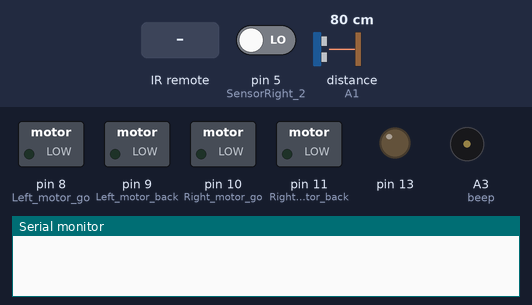
A sketch run on a simulated Arduino Uno, built with avr-gcc and run on an emulated ATmega328P. Shown: switched loads named in the sketch (green lamp = pin HIGH), output pins drawn as LEDs (lit = HIGH), buzzer (waves = sounding, pin HIGH), the last lines printed to the serial monitor. Wiring (inferred from the names in the program): servo: signal pin 2. Dashed ring = blinking. Inputs (shaded band) come from the test bench; at power-on: pin 5 (SensorRight_2) LOW, distance to the obstacle (sensor on A1) 80 cm. The echo pulse lasts 58.3 µs per cm; servo pulses on a pin are drawn as a servo (544–2400 µs = 0–180°); pins used as bus, display or sensor lines are not drawn.

Above: at 1.2 s.
1.3 s: infrared code 0x00FFE21D received
At 1.7 s:
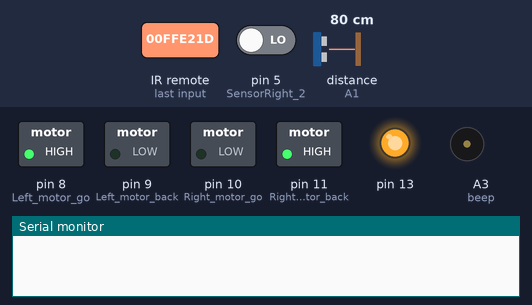
4.3 s: pin 5 (SensorRight_2) driven HIGH
At 5.8 s:
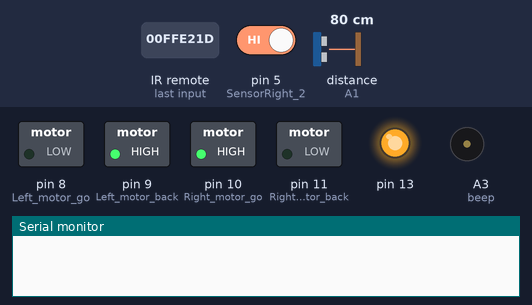
6.1 s: infrared code 0x00FFA25D received
At 7.0 s:
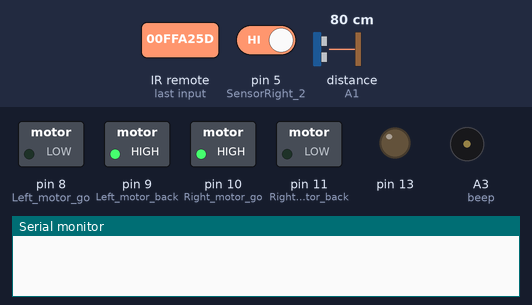
7.6 s: infrared code 0x00FFA857 received
9.1 s: pin 5 (SensorRight_2) driven LOW
At 9.5 s:
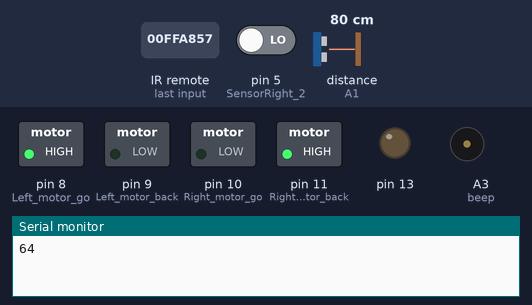
12.1 s: infrared code 0x00FFC23D received
At 13.4 s:
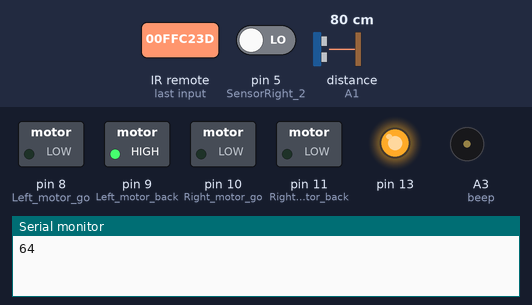
Timing chart, 0 to 16.1 s (numbered marks = the images above; inputs shaded):
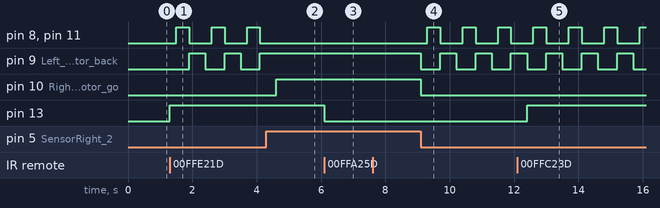

The sketch:

Remote_contorl.ino
```cpp
#include <IRremote.h>//包含红外库  关键点
#include <Metro.h>
int RECV_PIN = A4;//端口声明
IRrecv irrecv(RECV_PIN);
decode_results results;//结构声明
int on = 0;//标志位
unsigned long last = millis();
int Distance = 0;
int i=0;
int beepstate=0;
int avoidstate=0;
int arr[5];
const int SensorRight_2 = 5;     //中间红外避障传感器()
int Echo = A1;  // Echo回声脚(P2.0)
int Trig =A0;  //  Trig 触发脚(P2.1)
int SR_2;
int beep=A3;//定义蜂鸣器 数字A3 接口
char res[] = "0x00FF629D\r\n";
char temp;
char comdata[] = "";//字符串函数
int mark;

long run_car = 0x00FF629D;//按键CH
long back_car = 0x00FFA857;//按键+
long left_car = 0x00FF22DD;//按键<<
long right_car = 0x00FFC23D;//按键>||
long stop_car = 0x00FF02FD;//按键>>|
long left_turn = 0x00ffE01F;//按键-
long right_turn = 0x00FF906F;//按键EQ
long distance = 0x00FFA25D;//CH-
long avoid_type = 0x00FFE21D;//CH+
long beepalarm = 0x00FF6897;//0
long left_test = 0x00FF9867;//100+
long right_test = 0x00FFB04F;//200+
long front_test = 0x00FF30CF;//

boolean blink1State = false;   //定义 blink1State 为false状态
Metro blink1Metro = Metro(100);   //把 blink1Metro 实例化 Metro 对象 ，并设置间隔时间

boolean blink2State = false;
Metro blink2Metro = Metro(50);

//==============================
int Left_motor_go=8;     //左电机前进(IN1)
int Left_motor_back=9;     //左电机后退(IN2)

int Right_motor_go=10;    // 右电机前进(IN3)
int Right_motor_back=11;    // 右电机后退(IN4)
int servopin=2;//设置舵机驱动脚到数字口2
int pulsewidth;//定义脉宽变量

void setup()
{
  //初始化电机驱动IO为输出方式
  pinMode(servopin,OUTPUT);//设定舵机接口为输出接口
  pinMode(Left_motor_go,OUTPUT); // PIN 8 (PWM)
  pinMode(Left_motor_back,OUTPUT); // PIN 9 (PWM)
  pinMode(Right_motor_go,OUTPUT);// PIN 10 (PWM)
  pinMode(Right_motor_back,OUTPUT);// PIN 11 (PWM)
  pinMode(13, OUTPUT);////端口模式，输出
  pinMode(Echo, INPUT);    // 定义超声波输入脚
  pinMode(Trig, OUTPUT);   // 定义超声波输出脚
  pinMode(beep, OUTPUT);
  Serial.begin(115200);  //波特率9600
  pinMode(SensorRight_2, INPUT); //定义中间避障传感器为输入
  irrecv.enableIRIn(); // Start the receiver
}
void run()     // 前进
{
   digitalWrite(Right_motor_go,HIGH);  // 右电机前进
   digitalWrite(Right_motor_back,LOW);
  digitalWrite(Left_motor_go,LOW);  // 左电机前进
  digitalWrite(Left_motor_back,HIGH);
}

void brake()         //刹车，停车
{
  digitalWrite(Right_motor_go,LOW);
  digitalWrite(Right_motor_back,LOW);
  digitalWrite(Left_motor_go,LOW);
  digitalWrite(Left_motor_back,LOW);
}

void right()         //左转(左轮不动，右轮前进)
{
  digitalWrite(Right_motor_go,HIGH);  // 右电机前进
  digitalWrite(Right_motor_back,LOW);
  digitalWrite(Left_motor_go,LOW);   //左轮后退
  digitalWrite(Left_motor_back,LOW);
}

void spin_left()         //左转(左轮后退，右轮前进)
{
  digitalWrite(Right_motor_go,HIGH);  // 右电机前进
  digitalWrite(Right_motor_back,LOW);
  digitalWrite(Left_motor_go,HIGH);   //左轮后退
  digitalWrite(Left_motor_back,LOW);
}

void left()        //右转(右轮不动，左轮前进)
{
  digitalWrite(Right_motor_go,LOW);   //右电机后退
  digitalWrite(Right_motor_back,LOW);
  digitalWrite(Left_motor_go,LOW);//左电机前进
  digitalWrite(Left_motor_back,HIGH);
}

void spin_right()        //右转(右轮后退，左轮前进)
{
  digitalWrite(Right_motor_go,LOW);   //右电机后退
  digitalWrite(Right_motor_back,HIGH);
  digitalWrite(Left_motor_go,LOW);//左电机前进
  digitalWrite(Left_motor_back,HIGH);
}

void back()          //后退
{
  digitalWrite(Right_motor_go,LOW);  //右轮后退
  digitalWrite(Right_motor_back,HIGH);
  digitalWrite(Left_motor_go,HIGH);  //左轮后退
  digitalWrite(Left_motor_back,LOW);
}

void dump(decode_results *results)
{
  int count = results->rawlen;
  if (results->decode_type == UNKNOWN)
  {
    //Serial.println("Could not decode message");
    brake();
  }
}
void Distance_test()   // 量出前方距离
{
  digitalWrite(Trig, LOW);   // 给触发脚低电平2μs
  delayMicroseconds(2);
  digitalWrite(Trig, HIGH);  // 给触发脚高电平10μs，这里至少是10μs
  delayMicroseconds(10);
  digitalWrite(Trig, LOW);    // 持续给触发脚低电
  float Fdistance = pulseIn(Echo, HIGH);  // 读取高电平时间(单位：微秒)
  Fdistance= Fdistance/58;       //为什么除以58等于厘米，  Y米=（X秒*344）/2
  Distance = Fdistance;
  arr[i]=Distance;
}

void Distance_display()//显示距离
{
  int resull=0;
  for(int j=0;j<4;j++){
    resull+=arr[j];
  }
  Serial.print(resull/5);
  Serial.print("\r\n");
}

void test_dis(){
  while(i<5)
  {
    Distance_test();//测量前方距离
    delay(200);
    i++;
    if(i==4){
      Distance_display();//液晶屏显示距离
    }
  }
}
void Robot_Avoidance()                   //机器人避障子程序
{
  Distance_test();

}
void left_detection()
{
  Serial.println("in");
  for(int j=0;j<=15;j++) //产生PWM个数，等效延时以保证能转到响应角度
  {
    servopulse(servopin,125);//模拟产生PWM
  }
}

void right_detection()
{
  for(int j=0;j<=15;j++) //产生PWM个数，等效延时以保证能转到响应角度
  {
    servopulse(servopin,5);//模拟产生PWM
  }
}
void front_detection()
{
  //此处循环次数减少，为了增加小车遇到障碍物的反应速度
  for(int i=0;i<=5;i++) //产生PWM个数，等效延时以保证能转到响应角度
  {
    servopulse(servopin,65);//模拟产生PWM
  }
}
void servopulse(int servopin,int myangle)/*定义一个脉冲函数，用来模拟方式产生PWM值舵机的范围是0.5MS到2.5MS 1.5MS 占空比是居中周期是20MS*/
{
  pulsewidth=(myangle*11)+500;//将角度转化为500-2480 的脉宽值 这里的myangle就是0-180度  所以180*11+50=2480  11是为了换成90度的时候基本就是1.5MS
  Serial.println(pulsewidth);
  digitalWrite(servopin,HIGH);//将舵机接口电平置高                                      90*11+50=1490uS  就是1.5ms
  delayMicroseconds(pulsewidth);//延时脉宽值的微秒数  这里调用的是微秒延时函数
  digitalWrite(servopin,LOW);//将舵机接口电平置低
 // delay(20-pulsewidth/1000);//延时周期内剩余时间  这里调用的是ms延时函数
  delay(20);//延时周期内剩余时间  这里调用的是ms延时函数
}
int count=0;
void loop()
{
  if(Serial.available())
  {
    count=0;
      digitalWrite(7,HIGH);
      String comdata = "";//缓存清零
      while (Serial.available() > 0)//循环串口是否有数据
      {
        temp = char(Serial.read());//叠加数据到comdata
        comdata+=temp;
        count++;
        delay(2);//延时等待响应
      }
      Serial.print(count);
      Serial.print("\r\n");
      if((count)==5){
        run();//前进
      }
      if((count)==6){
        back();//后退
      }
      if((count)==7){
        left();//左转
      }
      if((count)==8){
        right();//右转
      }
      if((count)==9){
        brake();//停车
      }
      if((count)==10){
        i=0;
        test_dis();//测距
      }
      if((count)==11){
        avoidstate=!avoidstate;
        if(avoidstate==0){
          brake();
        }
      }
      if((count)==12){
        beepstate=!beepstate;
      }
      if((count)==13){
        front_detection();
      }
      if((count)==14){
        left_detection();
      }
      if((count)==15){
        right_detection();
      }
      if((count)==16){

      }
      if(mark==1){
        digitalWrite(7,HIGH);
        delay(200);
        digitalWrite(7,LOW);
      }
   }
   if(!Serial.available()){
    digitalWrite(7,LOW);
   }
  if(blink1Metro.check()){  //检查blink1Metro间隔(我的理解是计时器每隔100毫秒就会返回true，就执行以下程序)
    blink1State = !blink1State;   //反转blink1State的逻辑真或假（false or true）
    if(beepstate){
      if(digitalRead(beep)==1){
        digitalWrite(beep,LOW);
      }
      else{
        digitalWrite(beep,HIGH);
      }
    }
  }
  if(blink2Metro.check()){  //检查blink1Metro间隔(我的理解是计时器每隔100毫秒就会返回true，就执行以下程序)
    blink2State = !blink2State;   //反转blink1State的逻辑真或假（false or true）
    if(avoidstate){
        //有信号为LOW  没有信号为HIGH  有障碍物输出0  没有障碍物输出1
        SR_2 = digitalRead(SensorRight_2);
        if (SR_2==HIGH)//前面没有障碍物
        {
          run();   //调用前进函数
        }
        else if ( SR_2 == LOW)// 前面探测到有障碍物，有信号返回
           {
             brake();//停止300MS
             delay(200);
             back();//后退400MS
             delay(400);
             left();//调用左转函数  延时500ms
             delay(500);
         }

    }
  }
  if (irrecv.decode(&results)) //调用库函数：解码
  {
    // If it's been at least 1/4 second since the last
    // IR received, toggle the relay
    if (millis() - last > 250) //确定接收到信号
    {
      on = !on;//标志位置反
      digitalWrite(13, on ? HIGH : LOW);//板子上接收到信号闪烁一下led
      dump(&results);//解码红外信号
    }
    if (results.value == run_car )//按键CH
      run();//前进
    if (results.value == back_car )//按键+
      back();//后退
    if (results.value == left_car )//按键<<
      left();//左转
    if (results.value == right_car )//按键>||
      right();//右转
    if (results.value == stop_car )//按键>>|
      brake();//停车
    if (results.value == left_turn )//按键-
      spin_left();//左旋转
    if (results.value == right_turn )//按键EQ
      spin_right();//右旋转
    if (results.value == distance){
      digitalWrite(7,HIGH);
      delay(200);
      digitalWrite(7,LOW);
      delay(200);
      i=0;
      test_dis();//测距
    }
    if(results.value == avoid_type){
      avoidstate=!avoidstate;
      if(avoidstate==0){
        brake();
      }
    }
    if(results.value == beepalarm){
      beepstate=!beepstate;
    }
    if(results.value == left_test){
      left_detection();
    }
    if(results.value == right_test){
      right_detection();
    }
    if(results.value == front_test){
      front_detection();
    }
    last = millis();
    irrecv.resume(); // Receive the next value
  }
}
```

Measured:
- after the input at 1.3 s, pin 8 (Left_motor_go), pin 11 (Right_motor_back): alternates HIGH for 0.40 s and LOW for 0.70 s, starting after 0.20 s; pin 9 (Left_motor_back): alternates HIGH for 0.50 s and LOW for 0.60 s, starting after 0.60 s; pin 13: LOW → HIGH at once
- after the input at 4.3 s, pin 8 (Left_motor_go), pin 11 (Right_motor_back): stays LOW (without the input it goes to HIGH after 0.50 s); pin 9 (Left_motor_back): stays HIGH (without the input it goes to LOW after 0.30 s); pin 10 (Right_motor_go): LOW → HIGH after 0.30 s
- after the input at 6.1 s, pin 13: HIGH → LOW at once
- after the input at 9.1 s, pin 8 (Left_motor_go), pin 11 (Right_motor_back): alternates HIGH for 0.40 s and LOW for 0.70 s, starting after 0.20 s; pin 9 (Left_motor_back): alternates HIGH for 0.50 s and LOW for 0.60 s, starting at once; pin 10 (Right_motor_go): HIGH → LOW at once
- after the input at 12.1 s, pin 13: LOW → HIGH after 0.30 s
